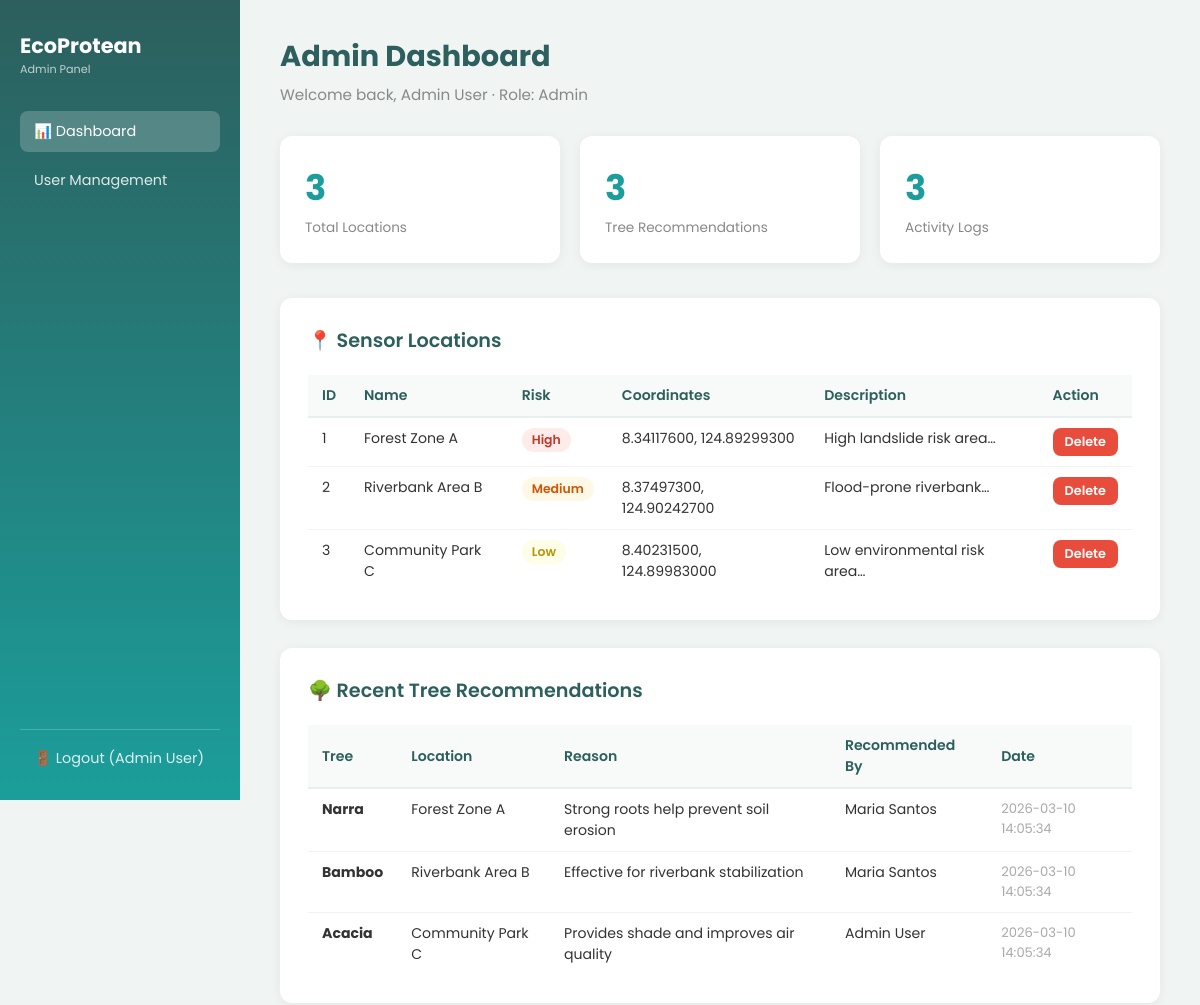
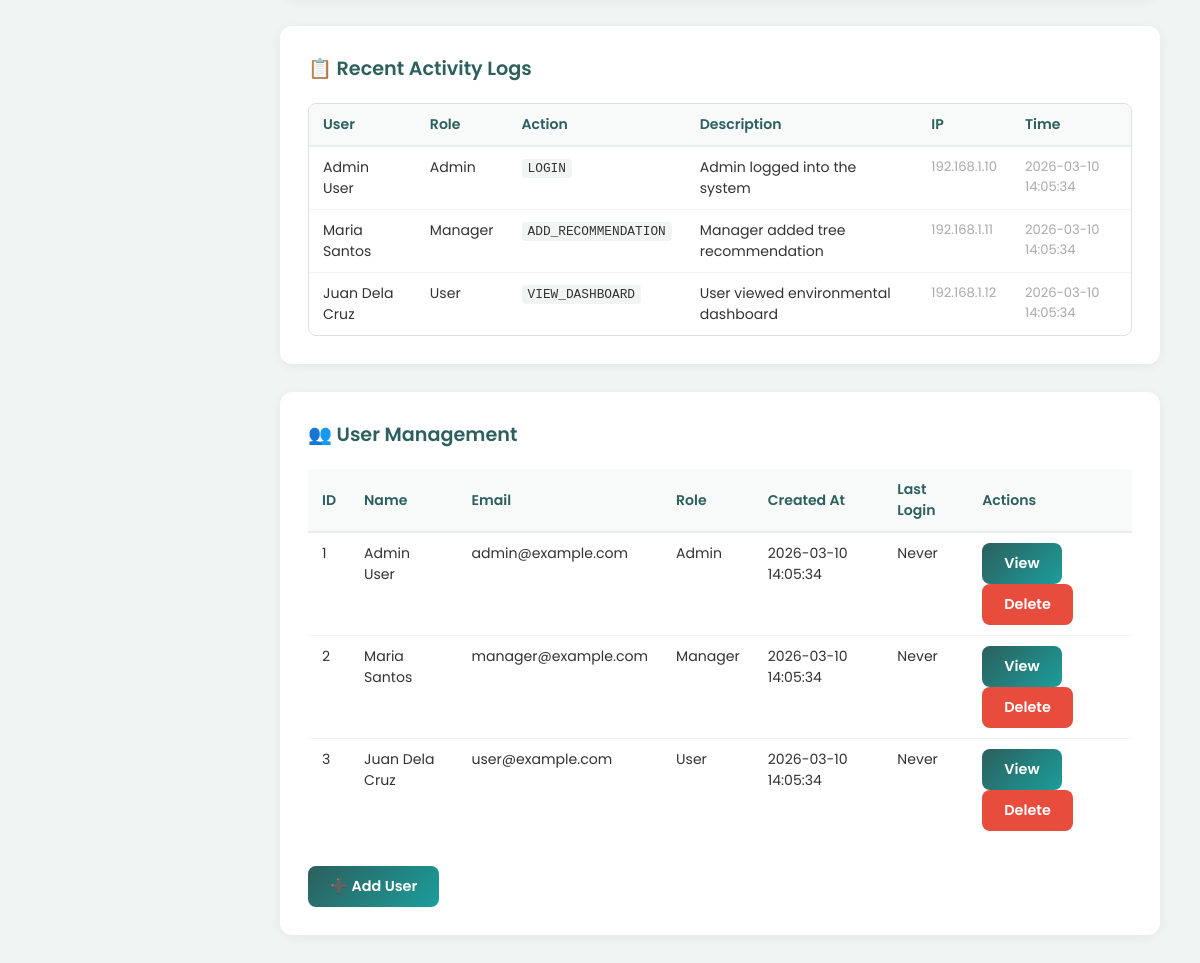
/admin/index.php (signed in), run on the app's committed database (2 pictures, top to bottom).
### tables this page shows
CREATE TABLE locations (
    location_id INT AUTO_INCREMENT PRIMARY KEY,
    location_name VARCHAR(150) NOT NULL,
    latitude DECIMAL(10,8) NOT NULL,
    longitude DECIMAL(11,8) NOT NULL,
    risk_level ENUM('Low', 'Medium', 'High') NOT NULL,
    description TEXT NOT NULL,
    created_at DATETIME DEFAULT CURRENT_TIMESTAMP
);

CREATE TABLE tree_recommendations (
    recommendation_id INT AUTO_INCREMENT PRIMARY KEY,
    location_id INT NOT NULL,
    tree_name VARCHAR(100) NOT NULL,
    reason TEXT NOT NULL,
    recommended_by INT NOT NULL,
    created_at DATETIME DEFAULT CURRENT_TIMESTAMP,
    FOREIGN KEY (location_id) REFERENCES locations(location_id)
        ON DELETE CASCADE
        ON UPDATE CASCADE,
    FOREIGN KEY (recommended_by) REFERENCES users(user_id)
        ON DELETE CASCADE
        ON UPDATE CASCADE
);

CREATE TABLE activity_logs (
    log_id INT AUTO_INCREMENT PRIMARY KEY,
    user_id INT NOT NULL,
    action VARCHAR(200) NOT NULL,
    description TEXT NOT NULL,
    ip_address VARCHAR(50),
    created_at DATETIME DEFAULT CURRENT_TIMESTAMP,
    FOREIGN KEY (user_id) REFERENCES users(user_id)
        ON DELETE CASCADE
        ON UPDATE CASCADE
);

CREATE TABLE users (
    user_id INT AUTO_INCREMENT PRIMARY KEY,
    first_name VARCHAR(50) NOT NULL,                          
    last_name VARCHAR(50) NOT NULL,                           
    email VARCHAR(100) UNIQUE,
    password VARCHAR(255) NOT NULL,                           
    role ENUM('user', 'manager', 'admin') NOT NULL,  
    last_login DATETIME,       
    created_at DATETIME DEFAULT CURRENT_TIMESTAMP
);

### admin/index.php (the view, shortened to what this page needs)
<?php
require_once '../config/config.php';
$locations = $conn->query(
    "SELECT * FROM locations ORDER BY created_at DESC"
)->fetch_all(MYSQLI_ASSOC);
$recommendations = $conn->query(
    "SELECT tr.*, l.location_name, CONCAT(u.first_name, ' ', u.last_name) AS recommended_by_name
     FROM tree_recommendations tr
     JOIN locations l ON tr.location_id = l.location_id
     JOIN users u ON tr.recommended_by = u.user_id
     ORDER BY tr.created_at DESC LIMIT 20"
)->fetch_all(MYSQLI_ASSOC);
$logs = $conn->query(
    "SELECT al.*, CONCAT(u.first_name,' ',u.last_name) AS full_name, u.role
     FROM activity_logs al
     JOIN users u ON al.user_id = u.user_id
     ORDER BY al.created_at DESC LIMIT 30"
)->fetch_all(MYSQLI_ASSOC);
$users = $conn->query("
    SELECT user_id, first_name, last_name, email, role, last_login, created_at
    FROM users
    ORDER BY created_at DESC
")->fetch_all(MYSQLI_ASSOC);
?>
<!DOCTYPE html>
<html lang="en">
<head>
  <link rel="stylesheet" href="../assets/css/admin.css">
</head>
<body>
<div class="sidebar">
  <div class="brand">
    EcoProtean
    <span>Admin Panel</span>
  </div>
  <a href="../admin/index.php" class="active">📊 Dashboard</a>
  <a href= " ">User Management</a>
  <div class="logout">
    <a href="../auth/logout.php">🚪 Logout (<?= htmlspecialchars($_SESSION['full_name']) ?>)</a>
  </div>
</div>
<div class="main">
  <div class="page-title">Admin Dashboard</div>
  <div class="welcome">Welcome back, <?= htmlspecialchars($_SESSION['full_name']) ?> · Role: <?= ucfirst($_SESSION['role']) ?></div>
  <div class="stats">
    <div class="stat-card">
      <div class="num"><?= count($locations) ?></div>
      <div class="label">Total Locations</div>
    </div>
    <div class="stat-card">
      <?php $total_recs = $conn->query("SELECT COUNT(*) AS c FROM tree_recommendations")->fetch_assoc()['c']; ?>
      <div class="num"><?= $total_recs ?></div>
      <div class="label">Tree Recommendations</div>
    </div>
    <div class="stat-card">
      <?php $total_logs = $conn->query("SELECT COUNT(*) AS c FROM activity_logs")->fetch_assoc()['c']; ?>
      <div class="num"><?= $total_logs ?></div>
      <div class="label">Activity Logs</div>
    </div>
  </div>
  <div class="section">
    <h2>📍 Sensor Locations</h2>
    <table>
      <thead>
        <tr>
          <th>ID</th><th>Name</th><th>Risk</th><th>Coordinates</th><th>Description</th><th>Action</th>
        </tr>
      </thead>
      <tbody>
        <?php foreach ($locations as $loc): ?>
        <tr>
          <td><?= $loc['location_id'] ?></td>
          <td><?= htmlspecialchars($loc['location_name']) ?></td>
          <td><span class="badge <?= strtolower($loc['risk_level']) ?>"><?= $loc['risk_level'] ?></span></td>
          <td><?= $loc['latitude'] ?>, <?= $loc['longitude'] ?></td>
          <td><?= htmlspecialchars(substr($loc['description'], 0, 60)) ?>…</td>
          <td>
            <form method="POST" onsubmit="return confirm('Delete this location?')">
              <button type="submit" class="btn btn-danger" style="padding:5px 12px;font-size:0.8rem;">Delete</button>
            </form>
          </td>
        </tr>
        <?php endforeach; ?>
      </tbody>
    </table>
  </div>
  <div class="section">
    <h2>🌳 Recent Tree Recommendations</h2>
    <table>
      <thead>
        <tr><th>Tree</th><th>Location</th><th>Reason</th><th>Recommended By</th><th>Date</th></tr>
      </thead>
      <tbody>
        <?php foreach ($recommendations as $rec): ?>
        <tr>
          <td><strong><?= htmlspecialchars($rec['tree_name']) ?></strong></td>
          <td><?= htmlspecialchars($rec['location_name']) ?></td>
          <td><?= htmlspecialchars(substr($rec['reason'], 0, 80)) ?></td>
          <td><?= htmlspecialchars($rec['recommended_by_name']) ?></td>
          <td style="color:#aaa;font-size:0.82rem;"><?= $rec['created_at'] ?></td>
        </tr>
        <?php endforeach; ?>
      </tbody>
    </table>
  </div>
<div class="section">
  <h2>📋 Recent Activity Logs</h2>
  <div class="table-scroll">
    <table>
      <thead>
        <tr>
          <th>User</th><th>Role</th><th>Action</th><th>Description</th><th>IP</th><th>Time</th>
        </tr>
      </thead>
      <tbody>
        <?php foreach ($logs as $log): ?>
        <tr>
          <td><?= htmlspecialchars($log['full_name']) ?></td>
          <td><?= ucfirst($log['role']) ?></td>
          <td><code style="font-size:0.8rem;background:#f0f4f3;padding:2px 6px;border-radius:4px;"><?= htmlspecialchars($log['action']) ?></code></td>
          <td><?= htmlspecialchars($log['description']) ?></td>
          <td style="color:#aaa;font-size:0.82rem;"><?= $log['ip_address'] ?></td>
          <td style="color:#aaa;font-size:0.82rem;"><?= $log['created_at'] ?></td>
        </tr>
        <?php endforeach; ?>
      </tbody>
    </table>
  </div>
</div>
<div class="section">
    <h2>👥 User Management</h2>
    <table>
        <thead>
            <tr>
                <th>ID</th>
                <th>Name</th>
                <th>Email</th>
                <th>Role</th>
                <th>Created At</th>
                <th>Last Login</th>
                <th>Actions</th>
            </tr>
        </thead>
        <tbody>
            <?php foreach ($users as $user): ?>
<tr>
  <td><?= $user['user_id'] ?></td>
  <td><?= htmlspecialchars($user['first_name'] . ' ' . $user['last_name']) ?></td>
  <td><?= htmlspecialchars($user['email']) ?></td>
  <td><?= ucfirst($user['role']) ?></td>
  <td><?= $user['created_at'] ?></td>
  <td><?= $user['last_login'] ?? 'Never' ?></td>
  <td>
    <button class="btn btn-sm"
      onclick='openViewModal({
        user_id: <?= $user["user_id"] ?>,
        name: "<?= htmlspecialchars($user["first_name"] . ' ' . $user["last_name"]) ?>",
        email: "<?= htmlspecialchars($user["email"]) ?>",
        role: "<?= $user["role"] ?>",
        created_at: "<?= $user["created_at"] ?>",
      })'>View</button>
    <form method="POST" style="display:inline;" onsubmit="return confirm('Delete user?')">
      <button type="submit" class="btn btn-danger btn-sm">Delete</button>
    </form>
  </td>
</tr>
<?php endforeach; ?>
</tbody>
</table>
    <br>
    <button class="btn" onclick="openAddUserModal()">➕ Add User</button>
</div>
</div>
</body>
</html>

### assets/css/admin.css (style rules this page uses)
*, *::before, *::after { margin: 0; padding: 0; box-sizing: border-box; }
:root { --teal-dark: #2c5f5d; --teal-mid: #1b9e9b; --teal-light: #e6f7f7; --bg: #f5f5f5; --card-bg: #ffffff; --text: #333; --muted: #888; --shadow: 0 4px 20px rgba(44,95,93,0.10); }
body { font-family: 'Poppins', sans-serif; background: var(--bg); color: var(--text); min-height: 100vh; }

### admin/index.php (style rules this page uses)
* { margin:0;padding:0;box-sizing:border-box; }
body { font-family:'Poppins',sans-serif;background:#f0f4f3;color:#333; }
.sidebar { position:fixed;top:0;left:0;width:240px;height:100vh; background:linear-gradient(180deg,#2c5f5d,#1b9e9b); padding:30px 20px;color:#fff;display:flex;flex-direction:column;gap:8px; z-index:100; }
.sidebar .brand { font-size:1.3rem;font-weight:700;margin-bottom:25px; }
.sidebar .brand span { font-size:0.7rem;display:block;opacity:0.7;font-weight:400; }
.sidebar a { color:rgba(255,255,255,0.85);text-decoration:none;padding:10px 14px; border-radius:8px;font-size:0.9rem;transition:background 0.2s; }
.sidebar a:hover,.sidebar a.active { background:rgba(255,255,255,0.2);color:#fff; }
.sidebar .logout { margin-top:auto;border-top:1px solid rgba(255,255,255,0.2);padding-top:15px; }
.main { margin-left:240px;padding:35px 40px;min-height:100vh; }
.page-title { font-size:1.8rem;font-weight:700;color:#2c5f5d;margin-bottom:5px; }
.welcome { font-size:0.95rem;color:#888;margin-bottom:30px; }
.stats { display:grid;grid-template-columns:repeat(3,1fr);gap:20px;margin-bottom:35px; }
.stat-card { background:#fff;border-radius:12px;padding:25px;box-shadow:0 2px 12px rgba(0,0,0,0.06); }
.stat-card .num { font-size:2.2rem;font-weight:700;color:#1b9e9b; }
.stat-card .label { font-size:0.85rem;color:#888;margin-top:4px; }
.section { background:#fff;border-radius:12px;padding:28px;margin-bottom:28px;box-shadow:0 2px 12px rgba(0,0,0,0.06); }
.section h2 { font-size:1.2rem;color:#2c5f5d;margin-bottom:20px;font-weight:600; }
.btn { padding:10px 22px;background:linear-gradient(135deg,#2c5f5d,#1b9e9b); color:#fff;border:none;border-radius:8px;font-family:'Poppins',sans-serif; font-size:0.9rem;font-weight:600;cursor:pointer;transition:opacity 0.2s; }
.btn-danger { background:#e74c3c; }
table { width:100%;border-collapse:collapse;font-size:0.88rem; }
th { background:#f7faf9;color:#2c5f5d;font-weight:600;padding:10px 14px;text-align:left;border-bottom:2px solid #e8f0ef; }
td { padding:10px 14px;border-bottom:1px solid #f0f4f3;vertical-align:top; }
tr:last-child td { border-bottom:none; }
.badge { display:inline-block;padding:3px 10px;border-radius:20px;font-size:0.78rem;font-weight:600; }
.badge.high { background:#fdecea;color:#c0392b; }
.badge.medium { background:#fef9e7;color:#d35400; }
.badge.low { background:#fefde7;color:#b7950b; }
.table-scroll { max-height: 300px; overflow-y: auto; border: 1px solid #e0e0e0; border-radius: 8px; }
.table-scroll thead th { position: sticky; top: 0; background: #f7faf9; z-index: 1; }

### data on the page
locations: location_id "1", location_name "Forest Zone A", risk_level "High", latitude "8.34117600", longitude "124.89299300", description "High landslide risk area"
locations: location_id "2", location_name "Riverbank Area B", risk_level "Medium", latitude "8.37497300", longitude "124.90242700", description "Flood-prone riverbank"
locations: location_id "3", location_name "Community Park C", risk_level "Low", latitude "8.40231500", longitude "124.89983000", description "Low environmental risk area"
tree_recommendations: tree_name "Narra", location.location_name "Forest Zone A", reason "Strong roots help prevent soil erosion", recommended_by_name "Maria Santos", created_at "2026-03-10 14:05:34"
tree_recommendations: tree_name "Bamboo", location.location_name "Riverbank Area B", reason "Effective for riverbank stabilization", recommended_by_name "Maria Santos", created_at "2026-03-10 14:05:34"
tree_recommendations: tree_name "Acacia", location.location_name "Community Park C", reason "Provides shade and improves air quality", recommended_by_name "Admin User", created_at "2026-03-10 14:05:34"
activity_logs: full_name "Admin User", user.role "Admin", action "LOGIN", description "Admin logged into the system", ip_address "192.168.1.10", created_at "2026-03-10 14:05:34"
activity_logs: full_name "Maria Santos", user.role "Manager", action "ADD_RECOMMENDATION", description "Manager added tree recommendation", ip_address "192.168.1.11", created_at "2026-03-10 14:05:34"
activity_logs: full_name "Juan Dela Cruz", user.role "User", action "VIEW_DASHBOARD", description "User viewed environmental dashboard", ip_address "192.168.1.12", created_at "2026-03-10 14:05:34"
users: user_id "1", first_name+last_name "Admin User", email "admin@example.com", role "Admin", created_at "2026-03-10 14:05:34", last_login "Never"
users: user_id "2", first_name+last_name "Maria Santos", email "manager@example.com", role "Manager", created_at "2026-03-10 14:05:34", last_login "Never"
users: user_id "3", first_name+last_name "Juan Dela Cruz", email "user@example.com", role "User", created_at "2026-03-10 14:05:34", last_login "Never"

### other printed values
$_SESSION['full_name'] "Admin User"
$_SESSION['role'] "Admin"
count($locations) "3"
$total_recs "3"
$total_logs "3"
